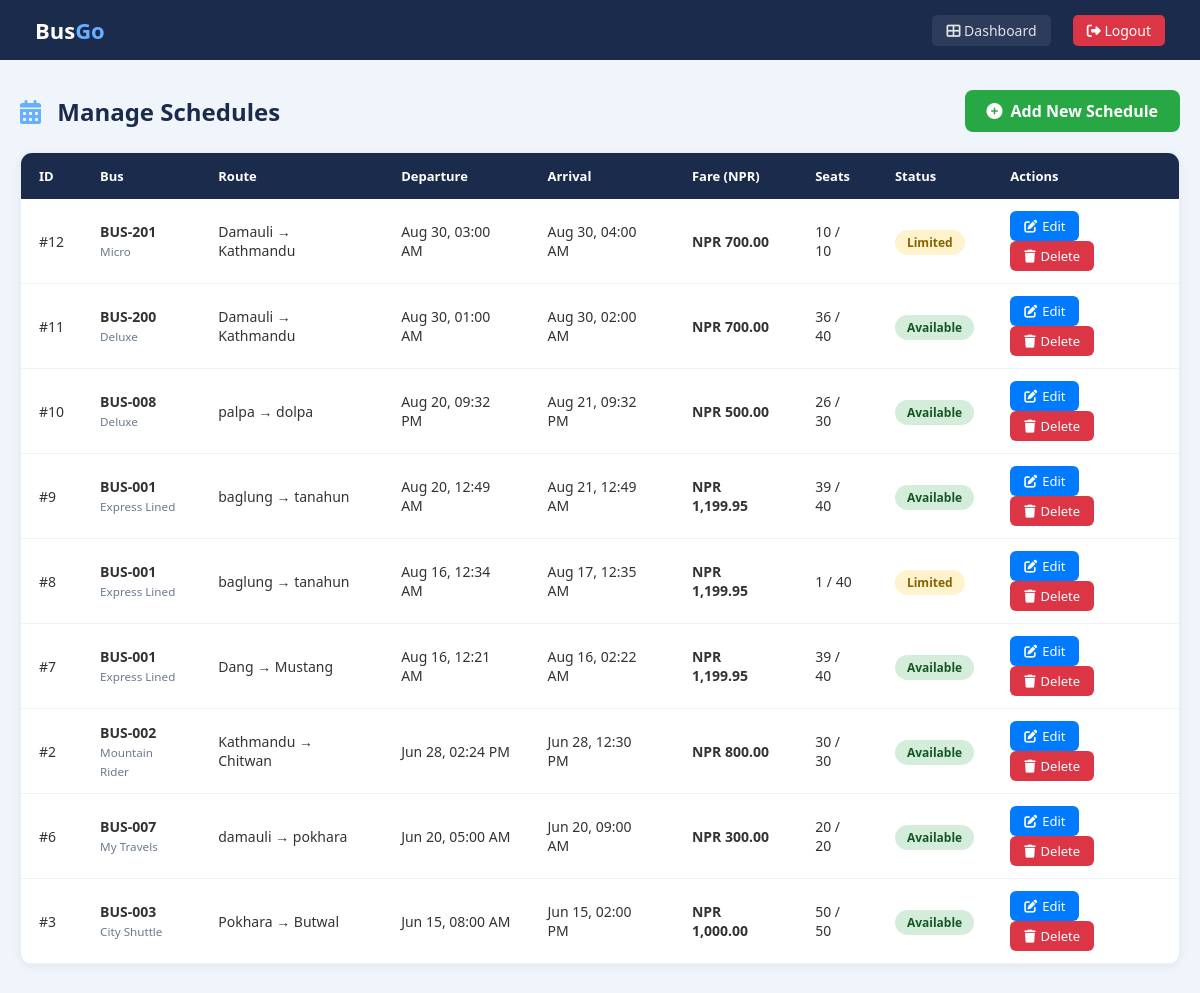
The app's page /admin_manage_schedules.php (signed in) with its own data.
### tables this page shows
CREATE TABLE `schedules` (
  `schedule_id` int NOT NULL,
  `bus_id` int NOT NULL,
  `route_id` int NOT NULL,
  `departure_time` datetime NOT NULL,
  `arrival_time` datetime NOT NULL,
  `fare` decimal(10,2) NOT NULL
);

CREATE TABLE `buses` (
  `bus_id` int NOT NULL,
  `bus_number` varchar(20) NOT NULL,
  `bus_name` varchar(100) NOT NULL,
  `type` varchar(50) NOT NULL,
  `total_seats` int NOT NULL,
  `status` enum('active','maintenance','inactive') DEFAULT 'active'
);

CREATE TABLE `routes` (
  `route_id` int NOT NULL,
  `source` varchar(100) NOT NULL,
  `destination` varchar(100) NOT NULL,
  `stops` text
);

### admin_manage_schedules.php (the view, shortened to what this page needs)
<?php
$servername="localhost";
$usernameDB="root";
$passwordDB="root";
$dbname="obtms";
$conn = new mysqli($servername,$usernameDB,$passwordDB,$dbname);
$sql = "SELECT s.schedule_id,
               b.bus_name,
               b.bus_number,
               b.total_seats,
               r.source,
               r.destination,
               s.departure_time,
               s.arrival_time,
               s.fare,
               (SELECT COUNT(*) FROM bookings WHERE schedule_id = s.schedule_id AND status != 'canceled') as booked_seats
        FROM schedules s
        JOIN buses b ON s.bus_id = b.bus_id
        JOIN routes r ON s.route_id = r.route_id
        ORDER BY s.departure_time DESC";
$result = $conn->query($sql);
?>
<!DOCTYPE html>
<html lang="en">
<head>
<link rel="stylesheet" href="https://cdnjs.cloudflare.com/ajax/libs/font-awesome/6.5.0/css/all.min.css">
</head>
<body>
<header>
    <h1>Bus<span>Go</span></h1>
    <nav>
        <a href="admin_dashboard.php" class="dashboard"><i class="fas fa-th-large"></i> Dashboard</a>
        <a href="logout.php" class="logout"><i class="fas fa-sign-out-alt"></i> Logout</a>
    </nav>
</header>
<div class="container">
    <div class="header-actions">
        <h2><i class="fas fa-calendar-alt"></i> Manage Schedules</h2>
        <a href="add_schedule.php" class="btn-add">
            <i class="fas fa-plus-circle"></i> Add New Schedule
        </a>
    </div>
    <div class="table-wrapper">
        <table>
            <thead>
                <tr>
                    <th>ID</th>
                    <th>Bus</th>
                    <th>Route</th>
                    <th>Departure</th>
                    <th>Arrival</th>
                    <th>Fare (NPR)</th>
                    <th>Seats</th>
                    <th>Status</th>
                    <th>Actions</th>
                </tr>
            </thead>
            <tbody>
                <?php if($result->num_rows > 0): ?>
                    <?php while($row = $result->fetch_assoc()):
                        $available_seats = $row['total_seats'] - $row['booked_seats'];
                        $status_class = $available_seats > 10 ? 'available' : ($available_seats > 0 ? 'limited' : 'full');
                        $status_text = $available_seats > 10 ? 'Available' : ($available_seats > 0 ? 'Limited' : 'Full');
                    ?>
                    <tr>
                        <td>#<?php echo $row['schedule_id']; ?></td>
                        <td>
                            <strong><?php echo htmlspecialchars($row['bus_number']); ?></strong>
                            <br><small style="color:#6b7a8f;"><?php echo htmlspecialchars($row['bus_name']); ?></small>
                        </td>
                        <td><?php echo htmlspecialchars($row['source'] . ' → ' . $row['destination']); ?></td>
                        <td><?php echo date('M d, h:i A', strtotime($row['departure_time'])); ?></td>
                        <td><?php echo date('M d, h:i A', strtotime($row['arrival_time'])); ?></td>
                        <td><strong>NPR <?php echo number_format($row['fare'], 2); ?></strong></td>
                        <td><?php echo $available_seats; ?> / <?php echo $row['total_seats']; ?></td>
                        <td>
                            <span class="status-badge <?php echo $status_class; ?>">
                                <?php echo $status_text; ?>
                            </span>
                        </td>
                        <td>
                            <a href="edit_schedule.php?id=<?php echo $row['schedule_id']; ?>" class="btn-action btn-edit">
                                <i class="fas fa-edit"></i> Edit
                            </a>
                            <a href="delete_schedule.php?id=<?php echo $row['schedule_id']; ?>" class="btn-action btn-delete" onclick="return confirm('Are you sure you want to delete this schedule?');">
                                <i class="fas fa-trash"></i> Delete
                            </a>
                        </td>
                    </tr>
                    <?php endwhile; ?>
                <?php endif; ?>
            </tbody>
        </table>
    </div>
</div>
</body>
</html>

### admin_manage_schedules.php (style rules this page uses)
* { margin:0;padding:0;box-sizing:border-box }
body { font-family:'Segoe UI',Arial,sans-serif;background:#f0f4fb;min-height:100vh }
header { background:#1a2b4c;color:#fff;padding:15px 35px;display:flex;justify-content:space-between;align-items:center }
header h1 { font-size:22px }
header h1 span { color:#66b0ff }
header nav a { color:rgba(255,255,255,0.85);text-decoration:none;margin-left:18px;font-size:14px;padding:6px 14px;border-radius:5px;transition:0.2s }
header nav a.dashboard { background:rgba(255,255,255,0.08) }
header nav a.logout { background:#dc3545;color:#fff }
.container { max-width:1200px;margin:30px auto;padding:0 20px }
.header-actions { display:flex;justify-content:space-between;align-items:center;margin-bottom:20px;flex-wrap:wrap;gap:10px }
.header-actions h2 { color:#1a2b4c;font-size:24px }
.header-actions h2 i { color:#66b0ff;margin-right:10px }
.btn-add { background:#28a745;color:#fff;padding:10px 22px;border-radius:8px;text-decoration:none;font-weight:600;transition:0.3s;display:inline-flex;align-items:center;gap:8px }
.table-wrapper { background:#fff;border-radius:12px;box-shadow:0 2px 10px rgba(0,0,0,0.06);border:1px solid #e8ecf3;overflow-x:auto }
table { width:100%;border-collapse:collapse }
th { background:#1a2b4c;color:#fff;padding:14px 18px;text-align:left;font-size:13px;font-weight:600;white-space:nowrap }
td { padding:12px 18px;border-bottom:1px solid #eef2f7;font-size:14px;color:#333 }
.status-badge { padding:4px 12px;border-radius:20px;font-size:12px;font-weight:600 }
.status-badge.available { background:#d4edda;color:#155724 }
.status-badge.limited { background:#fff3cd;color:#856404 }
.btn-action { padding:6px 14px;border-radius:6px;text-decoration:none;font-size:13px;font-weight:500;display:inline-flex;align-items:center;gap:5px;transition:0.3s }
.btn-edit { background:#007bff;color:#fff }
.btn-delete { background:#dc3545;color:#fff }

### records on screen
schedules: schedule_id "12", bus.bus_number "BUS-201", bus.bus_name "Micro", route.destination "Damauli → Kathmandu", departure_time "Aug 30, 03:00 AM", arrival_time "Aug 30, 04:00 AM", fare "700.00", bus.total_seats "10", status_text "Limited"
schedules: schedule_id "11", bus.bus_number "BUS-200", bus.bus_name "Deluxe", route.destination "Damauli → Kathmandu", departure_time "Aug 30, 01:00 AM", arrival_time "Aug 30, 02:00 AM", fare "700.00", available_seats "36", bus.total_seats "40", status_text "Available"
schedules: schedule_id "10", bus.bus_number "BUS-008", bus.bus_name "Deluxe", route.destination "palpa → dolpa", departure_time "Aug 20, 09:32 PM", arrival_time "Aug 21, 09:32 PM", fare "500.00", available_seats "26", bus.total_seats "30", status_text "Available"
schedules: schedule_id "9", bus.bus_number "BUS-001", bus.bus_name "Express Lined", route.destination "baglung → tanahun", departure_time "Aug 20, 12:49 AM", arrival_time "Aug 21, 12:49 AM", fare "1,199.95", available_seats "39", bus.total_seats "40", status_text "Available"
schedules: schedule_id "8", bus.bus_number "BUS-001", bus.bus_name "Express Lined", route.destination "baglung → tanahun", departure_time "Aug 16, 12:34 AM", arrival_time "Aug 17, 12:35 AM", fare "1,199.95", available_seats "1", bus.total_seats "40", status_text "Limited"
schedules: schedule_id "7", bus.bus_number "BUS-001", bus.bus_name "Express Lined", route.destination "Dang → Mustang", departure_time "Aug 16, 12:21 AM", arrival_time "Aug 16, 02:22 AM", fare "1,199.95", available_seats "39", bus.total_seats "40", status_text "Available"
schedules: schedule_id "2", bus.bus_number "BUS-002", bus.bus_name "Mountain Rider", route.destination "Kathmandu → Chitwan", departure_time "Jun 28, 02:24 PM", arrival_time "Jun 28, 12:30 PM", fare "800.00", bus.total_seats "30", status_text "Available"
schedules: schedule_id "6", bus.bus_number "BUS-007", bus.bus_name "My Travels", route.destination "damauli → pokhara", departure_time "Jun 20, 05:00 AM", arrival_time "Jun 20, 09:00 AM", fare "300.00", bus.total_seats "20", status_text "Available"
schedules: schedule_id "3", bus.bus_number "BUS-003", bus.bus_name "City Shuttle", route.destination "Pokhara → Butwal", departure_time "Jun 15, 08:00 AM", arrival_time "Jun 15, 02:00 PM", fare "1,000.00", bus.total_seats "50", status_text "Available"
